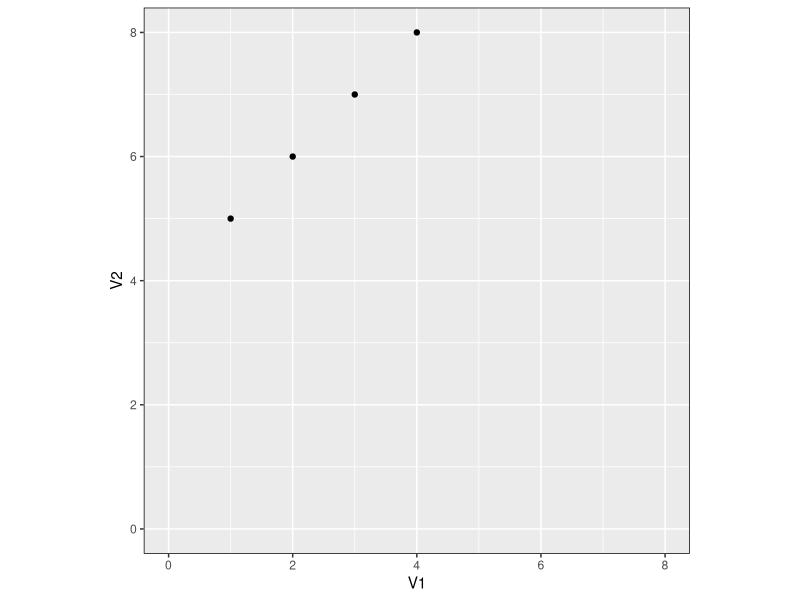
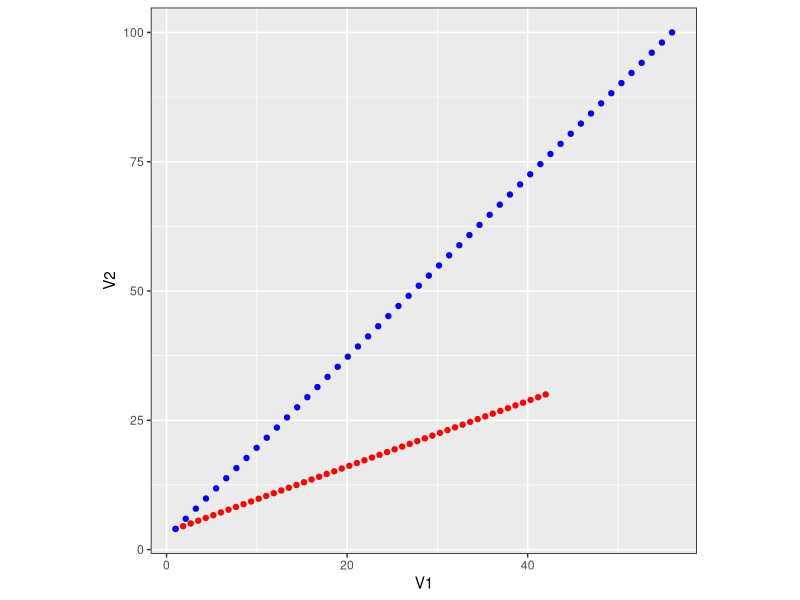
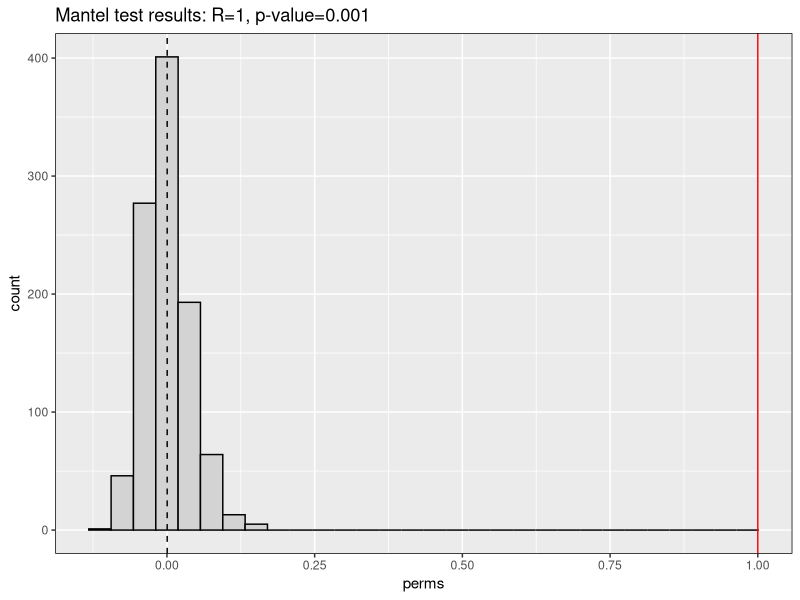
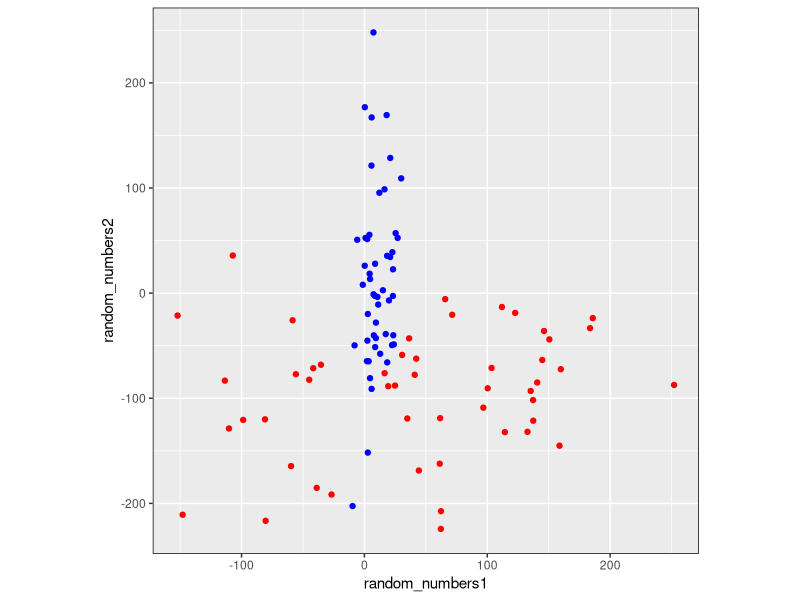
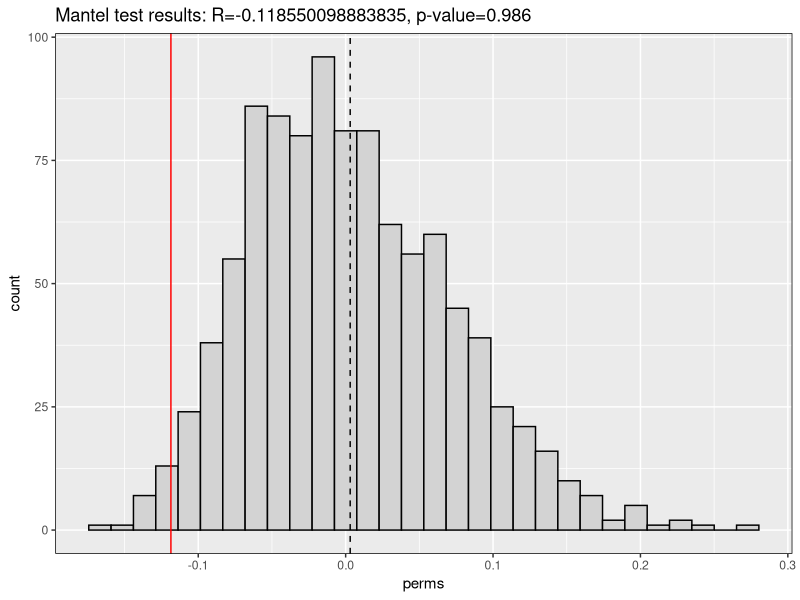

Reproduce these figures in R, in order.
## ---- chunk 1
knitr::opts_chunk$set(echo = TRUE)
## ---- chunk 2
library(tidyverse)
library(vegan)
## ---- chunk 3
# Create a matrix of data 
data <- matrix(c(1, 2, 3, 4, 5, 6, 7, 8), 
               nrow = 4, ncol = 2) 

#plot the data
data.d <- as.data.frame(data)
ggplot(data.d, aes(x=V1, y=V2)) +
  geom_point() +
  lims(x=c(0,8), y=c(0,8))+
  theme(aspect.ratio = 1,
        panel.border = element_rect(colour = "black", fill=NA, linewidth=0.5))

## ---- chunk 4
# Create an Euclidean distance matrix 
euclidean_matrix <- dist(data) 
  
# Print the distance matrix 
print(euclidean_matrix) 
## ---- chunk 5
data1 <- matrix(c(seq(from = 1, to = 42, length.out = 50),
                  seq(from = 4, to = 30, length.out = 50)), 
                  nrow = 50, ncol = 2) 

data2 <- matrix(c(seq(from = 1, to = 56, length.out = 50),
                  seq(from = 4, to = 100, length.out = 50)), 
                  nrow = 50, ncol = 2) 

## ---- chunk 6

#plot the data
data.d1 <- as.data.frame(data1)
data.d2 <- as.data.frame(data2)

ggplot() +
  geom_point(data=data.d1, aes(V1,V2), color="red") +
  geom_point(data=data.d2, aes(V1,V2), color="blue") +
  #lims(x=c(0,8), y=c(0,8))+
  theme(aspect.ratio = 1,
        panel.border = element_rect(colour = "black", fill=NA, linewidth=0.5))


## ---- chunk 7
euclidean_matrix1 <- dist(data1, diag = TRUE) 
euclidean_matrix2 <- dist(data2, diag = TRUE) 


mantel.result <- vegan::mantel(euclidean_matrix1, euclidean_matrix2, method="pearson", permutations=1000)
names(mantel.result)

#extract r and p-values from results
mantel.result$statistic
result.label <- paste0("R=", mantel.result$statistic, ", p-value=", round(mantel.result$signif,4))
result.label
## ---- chunk 8
perm.data <- as.data.frame(mantel.result$perm)
colnames(perm.data) <- "perms"

ggplot(perm.data, aes(x=perms)) + 
geom_histogram(color="black", fill="lightgrey")+
  geom_vline(xintercept=mean(perm.data$perms), color="black", lty=2) +
  geom_vline(xintercept=mantel.result$statistic, color="red")+
  labs(title=paste0("Mantel test results: ", result.label)) +
  theme(panel.border = element_rect(colour = "black", fill=NA, linewidth=0.5))
## ---- chunk 9

# Set the seed for reproducibility
set.seed(62)
 
# Generate  random numbers from a normal distribution
mean_value <- 35
sd_value <- 96
num_samples <- 50
random_numbers1 <- rnorm(num_samples, mean = mean_value, sd = sd_value)

set.seed(624)
mean_value2 <- -90
sd_value2 <- 51
#num_samples <- 400
random_numbers2 <- rnorm(num_samples, mean = mean_value2, sd = sd_value2)

data1 <- data.frame(random_numbers1, random_numbers2)






# Set the seed for reproducibility
set.seed(5)
 
# Generate  random numbers from a normal distribution
mean_value <- 10
sd_value <- 9
num_samples <- 50
random_numbers3 <- rnorm(num_samples, mean = mean_value, sd = sd_value)

set.seed(9)
mean_value2 <- 20
sd_value2 <- 85
#num_samples <- 400
random_numbers4 <- rnorm(num_samples, mean = mean_value2, sd = sd_value2)



data2 <- data.frame(random_numbers3, random_numbers4)



#convert to matrix
matrix1 <- as.matrix(data1)
matrix2 <- as.matrix(data2)
## ---- chunk 10

#plot the data
data.d1 <- as.data.frame(matrix1)
data.d2 <- as.data.frame(matrix2)

ggplot() +
  geom_point(data=data.d1, aes(random_numbers1,random_numbers2), color="red") +
  geom_point(data=data.d2, aes(random_numbers3, random_numbers4), color="blue") +
  #lims(x=c(0,8), y=c(0,8))+
  theme(aspect.ratio = 1,
        panel.border = element_rect(colour = "black", fill=NA, linewidth=0.5))


## ---- chunk 11
euclidean_matrix1 <- dist(data1, diag = TRUE) 
euclidean_matrix2 <- dist(data2, diag = TRUE) 


mantel.result <- vegan::mantel(euclidean_matrix1, euclidean_matrix2, method="pearson", permutations=1000)
names(mantel.result)

#extract r and p-values from results
mantel.result$statistic
result.label <- paste0("R=", mantel.result$statistic, ", p-value=", round(mantel.result$signif,4))
result.label
## ---- chunk 12
perm.data <- as.data.frame(mantel.result$perm)
colnames(perm.data) <- "perms"

ggplot(perm.data, aes(x=perms)) + 
geom_histogram(color="black", fill="lightgrey")+
  geom_vline(xintercept=mean(perm.data$perms), color="black", lty=2) +
  geom_vline(xintercept=mantel.result$statistic, color="red")+
  labs(title=paste0("Mantel test results: ", result.label)) +
  theme(panel.border = element_rect(colour = "black", fill=NA, linewidth=0.5))
